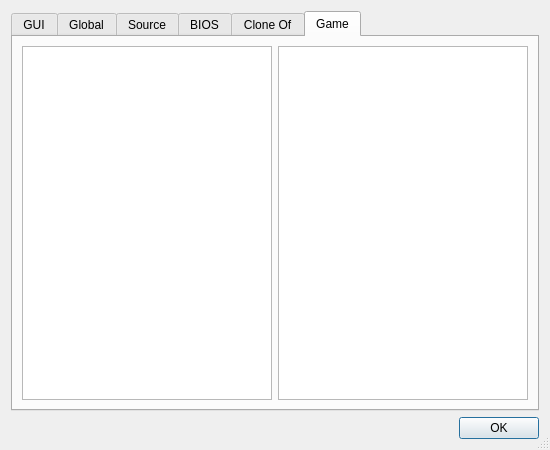
<?xml version="1.0" encoding="UTF-8"?>
<ui version="4.0">
 <class>Options</class>
 <widget class="QDialog" name="Options">
  <property name="geometry">
   <rect>
    <x>0</x>
    <y>0</y>
    <width>550</width>
    <height>450</height>
   </rect>
  </property>
  <property name="windowTitle">
   <string>Options</string>
  </property>
  <property name="sizeGripEnabled">
   <bool>true</bool>
  </property>
  <layout class="QGridLayout">
   <item row="0" column="0">
    <widget class="QTabWidget" name="tabOptions">
     <property name="currentIndex">
      <number>5</number>
     </property>
     <widget class="QWidget" name="tab_5">
      <attribute name="title">
       <string>GUI</string>
      </attribute>
     </widget>
     <widget class="QWidget" name="tab_2">
      <attribute name="title">
       <string>Global</string>
      </attribute>
      <layout class="QGridLayout">
       <item row="0" column="1">
        <widget class="QTreeView" name="treeGlobalOpt">
         <property name="editTriggers">
          <set>QAbstractItemView::CurrentChanged|QAbstractItemView::DoubleClicked|QAbstractItemView::EditKeyPressed</set>
         </property>
         <property name="rootIsDecorated">
          <bool>false</bool>
         </property>
        </widget>
       </item>
       <item row="0" column="0">
        <widget class="QListWidget" name="lvGlobalOpt"/>
       </item>
      </layout>
     </widget>
     <widget class="QWidget" name="tab_4">
      <attribute name="title">
       <string>Source</string>
      </attribute>
      <layout class="QGridLayout">
       <item row="0" column="1">
        <widget class="QTreeView" name="treeSourceOpt">
         <property name="editTriggers">
          <set>QAbstractItemView::CurrentChanged|QAbstractItemView::DoubleClicked|QAbstractItemView::EditKeyPressed</set>
         </property>
         <property name="rootIsDecorated">
          <bool>false</bool>
         </property>
        </widget>
       </item>
       <item row="0" column="0">
        <widget class="QListWidget" name="lvSourceOpt"/>
       </item>
      </layout>
     </widget>
     <widget class="QWidget" name="bios">
      <attribute name="title">
       <string>BIOS</string>
      </attribute>
      <layout class="QGridLayout">
       <item row="0" column="1">
        <widget class="QTreeView" name="treeBiosOpt">
         <property name="editTriggers">
          <set>QAbstractItemView::CurrentChanged|QAbstractItemView::DoubleClicked|QAbstractItemView::EditKeyPressed</set>
         </property>
         <property name="rootIsDecorated">
          <bool>false</bool>
         </property>
        </widget>
       </item>
       <item row="0" column="0">
        <widget class="QListWidget" name="lvBiosOpt"/>
       </item>
      </layout>
     </widget>
     <widget class="QWidget" name="tab_3">
      <attribute name="title">
       <string>Clone Of</string>
      </attribute>
      <layout class="QGridLayout">
       <item row="0" column="0">
        <widget class="QListWidget" name="lvCloneofOpt"/>
       </item>
       <item row="0" column="1">
        <widget class="QTreeView" name="treeCloneofOpt">
         <property name="editTriggers">
          <set>QAbstractItemView::CurrentChanged|QAbstractItemView::DoubleClicked|QAbstractItemView::EditKeyPressed</set>
         </property>
         <property name="rootIsDecorated">
          <bool>false</bool>
         </property>
        </widget>
       </item>
      </layout>
     </widget>
     <widget class="QWidget" name="tab">
      <attribute name="title">
       <string>Game</string>
      </attribute>
      <layout class="QGridLayout">
       <item row="0" column="0">
        <widget class="QListWidget" name="lvCurrOpt"/>
       </item>
       <item row="0" column="1">
        <widget class="QTreeView" name="treeCurrOpt">
         <property name="editTriggers">
          <set>QAbstractItemView::CurrentChanged|QAbstractItemView::DoubleClicked|QAbstractItemView::EditKeyPressed</set>
         </property>
         <property name="rootIsDecorated">
          <bool>false</bool>
         </property>
        </widget>
       </item>
      </layout>
     </widget>
    </widget>
   </item>
   <item row="1" column="0">
    <layout class="QHBoxLayout">
     <item>
      <spacer>
       <property name="orientation">
        <enum>Qt::Horizontal</enum>
       </property>
       <property name="sizeHint" stdset="0">
        <size>
         <width>40</width>
         <height>20</height>
        </size>
       </property>
      </spacer>
     </item>
     <item>
      <widget class="QDialogButtonBox" name="buttonBoxDlg">
       <property name="standardButtons">
        <set>QDialogButtonBox::Ok</set>
       </property>
      </widget>
     </item>
    </layout>
   </item>
  </layout>
 </widget>
 <resources/>
 <connections/>
</ui>
